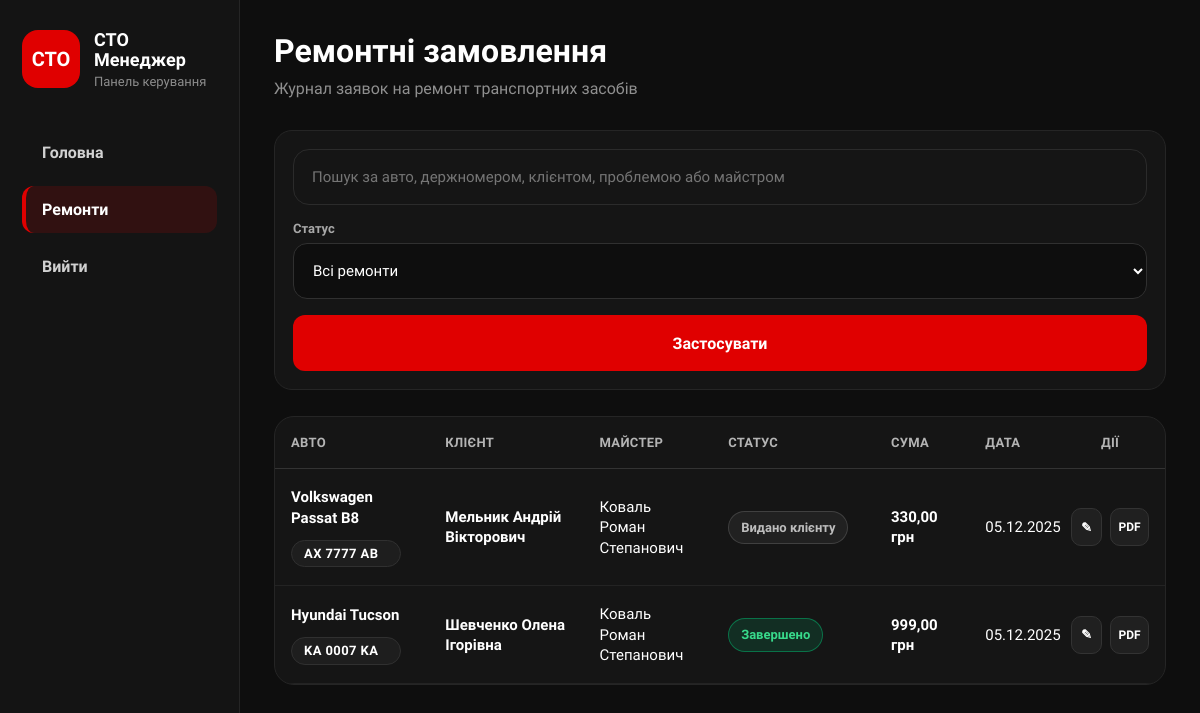
Page /repairs/list/ (signed in) on the earlier database version.
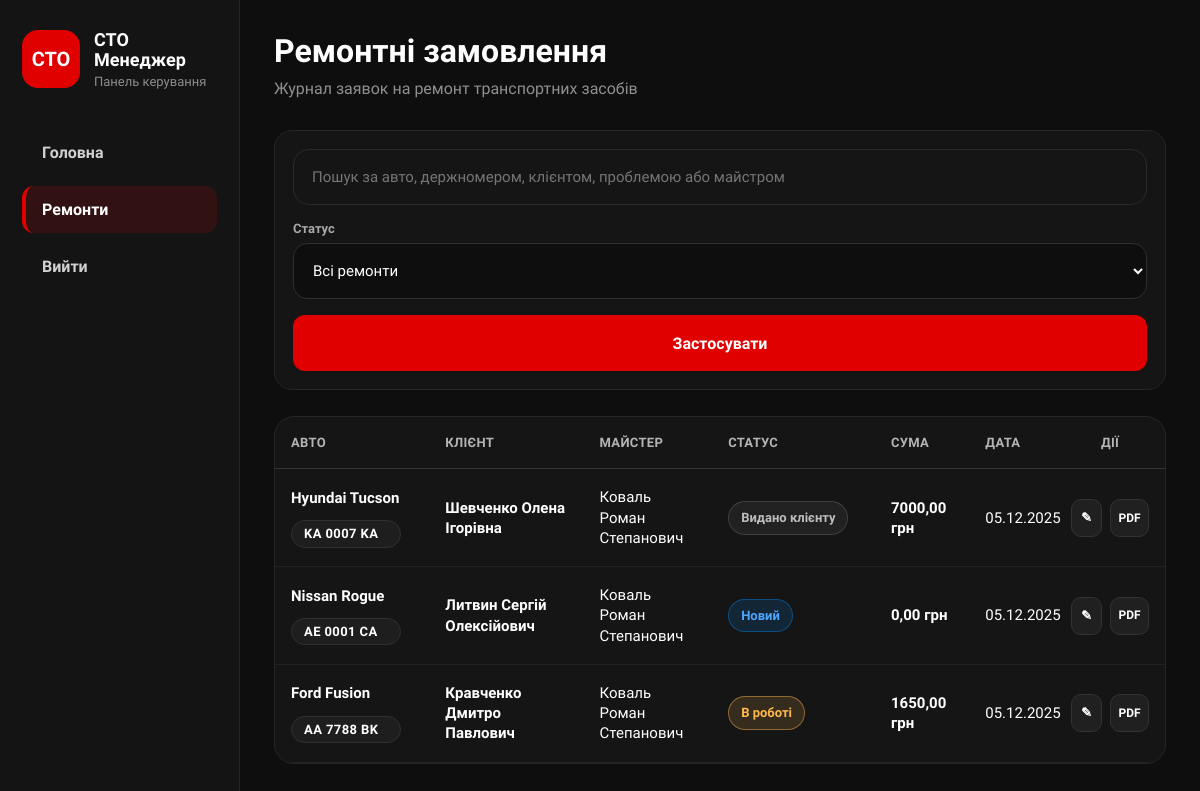
Same page on the later database version.
### repairs/models.py (models this page shows, shortened)
class Repair(models.Model):
    class Status(models.TextChoices):
        NEW = 'new', 'Новий'
        IN_PROGRESS = 'in_progress', 'В роботі'
        AWAITING_PARTS = 'awaiting_parts', 'Очікує запчастини'
        COMPLETED = 'completed', 'Завершено'
        ISSUED = 'issued', 'Видано клієнту'
        CANCELLED = 'cancelled', 'Скасовано'
    car = models.ForeignKey(
        Car,
        on_delete=models.CASCADE,
        related_name='repairs',
        verbose_name="Автомобіль"
    )
    problem_description = models.TextField(
        verbose_name="Опис несправності"
    )
    work_description = models.TextField(
        blank=True,
        verbose_name="Виконані роботи"
    )
    status = models.CharField(
        max_length=20,
        choices=Status.choices,
        default=Status.NEW,
        verbose_name="Статус ремонту"
    )
    master = models.ForeignKey(
        Master,
        on_delete=models.SET_NULL,
        null=True,
        blank=True,
        related_name='repairs',
        verbose_name="Майстер"
    )
    start_date = models.DateTimeField(
        auto_now_add=True,
        verbose_name="Дата прийому"
    )
    planned_end_date = models.DateField(
        null=True,
        blank=True,
        verbose_name="Планова дата завершення"
    )
    end_date = models.DateTimeField(
        null=True,
        blank=True,
        verbose_name="Фактична дата завершення"
    )
    labor_cost = models.DecimalField(
        max_digits=10,
        decimal_places=2,
        default=0,
        validators=[MinValueValidator(0)],
        verbose_name="Вартість робіт"
    )
    parts_cost = models.DecimalField(
        max_digits=10,
        decimal_places=2,
        default=0,
        validators=[MinValueValidator(0)],
        verbose_name="Вартість запчастин"
    )
    notes = models.TextField(
        blank=True,
        verbose_name="Примітки"
    )
    created_at = models.DateTimeField(
        auto_now_add=True,
        verbose_name="Дата створення"
    )
    updated_at = models.DateTimeField(
        auto_now=True,
        verbose_name="Дата оновлення"
    )
    @property
    def total_cost(self):
        return self.labor_cost + self.parts_cost
    class Meta:
        verbose_name = "Ремонтне замовлення"
        verbose_name_plural = "Ремонтні замовлення"
        ordering = ['-created_at']

### cars/models.py (models this page shows, shortened)
class Car(models.Model):
    class Transmission(models.TextChoices):
        MANUAL = 'manual', 'Механічна'
        AUTOMATIC = 'automatic', 'Автоматична'
        ROBOT = 'robot', 'Роботизована'
        VARIATOR = 'variator', 'Варіатор'
    class FuelType(models.TextChoices):
        PETROL = 'petrol', 'Бензин'
        DIESEL = 'diesel', 'Дизель'
        ELECTRIC = 'electric', 'Електро'
        HYBRID = 'hybrid', 'Гібрид'
        GAS = 'gas', 'Газ'
    owner = models.ForeignKey(
        Client,
        on_delete=models.CASCADE,
        related_name='cars',
        verbose_name="Власник",
        null=True,
        blank=True
    )
    make = models.CharField(
        max_length=100,
        verbose_name="Марка"
    )
    model_name = models.CharField(
        max_length=100,
        verbose_name="Модель"
    )
    license_plate = models.CharField(
        max_length=20,
        blank=True,
        verbose_name="Держномер"
    )
    vin = models.CharField(
        max_length=17,
        unique=True,
        verbose_name="VIN-код",
        validators=[MinLengthValidator(17)]
    )
    owner_name = models.CharField(
        max_length=100,
        verbose_name="ПІБ власника",
        blank=True
    )
    year = models.PositiveIntegerField(
        verbose_name="Рік випуску",
        validators=[
            MinValueValidator(1900),
            MaxValueValidator(datetime.date.today().year + 1)
        ],
        help_text="Використовуйте формат: <YYYY>"
    )
    color = models.CharField(
        max_length=50,
        verbose_name="Колір"
    )
    transmission = models.CharField(
        max_length=20,
        choices=Transmission.choices,
        default=Transmission.AUTOMATIC,
        verbose_name="Коробка передач"
    )
    fuel_type = models.CharField(
        max_length=20,
        choices=FuelType.choices,
        default=FuelType.PETROL,
        verbose_name="Тип пального"
    )
    mileage = models.PositiveIntegerField(
        default=0,
        verbose_name="Пробіг (км)"
    )
    engine_volume = models.DecimalField(
        max_digits=4,
        decimal_places=1,
        blank=True,
        null=True,
        verbose_name="Об'єм двигуна (л)"
    )
    description = models.TextField(
        blank=True,
        verbose_name="Опис"
    )
    main_image = models.ImageField(
        upload_to='cars/%Y/%m/',
        blank=True,
        null=True,
        verbose_name="Фото"
    )
    is_published = models.BooleanField(
        default=True,
        verbose_name="Опубліковано"
    )
    created_at = models.DateTimeField(
        auto_now_add=True,
        verbose_name="Дата додавання"
    )
    updated_at = models.DateTimeField(
        auto_now=True,
        verbose_name="Дата оновлення"
    )
    class Meta:
        verbose_name = "Автомобіль"
        verbose_name_plural = "Автомобілі"
        ordering = ['-created_at']

### clients/models.py (models this page shows, shortened)
class Client(models.Model):
    full_name = models.CharField(max_length=150, verbose_name="ПІБ")
    phone = models.CharField(max_length=20, unique=True, verbose_name="Телефон")
    email = models.EmailField(blank=True, null=True, verbose_name="Email")
    address = models.CharField(max_length=255, blank=True, null=True, verbose_name="Адреса")
    notes = models.TextField(blank=True, null=True, verbose_name="Примітки")
    created_at = models.DateTimeField(auto_now_add=True)
    class Meta:
        verbose_name = "Клієнт"
        verbose_name_plural = "Клієнти"
        ordering = ['full_name']

### masters/models.py (models this page shows, shortened)
class Master(models.Model):
    user = models.OneToOneField(
        User,
        on_delete=models.SET_NULL,
        null=True,
        blank=True,
        related_name='master_profile',
        verbose_name='Користувач'
    )
    full_name = models.CharField(
        max_length=100,
        verbose_name="ПІБ майстра"
    )
    phone = models.CharField(
        max_length=20,
        blank=True,
        verbose_name="Телефон"
    )
    specialization = models.CharField(
        max_length=100,
        blank=True,
        verbose_name="Спеціалізація"
    )
    is_active = models.BooleanField(
        default=True,
        verbose_name="Активний"
    )
    created_at = models.DateTimeField(
        auto_now_add=True,
        verbose_name="Дата додавання"
    )
    class Meta:
        verbose_name = "Майстер"
        verbose_name_plural = "Майстри"
        ordering = ['full_name']

### repairs/views.py (the view, shortened to what this page needs)
# urls.py: path('list/', views.repair_list_view, name='repair_list'),
@login_required
def repair_list_view(request):
    query = request.GET.get('q', '')
    status_filter = request.GET.get('status', '')
    repairs = Repair.objects.select_related(
        'car',
        'car__owner',
        'master'
    ).order_by('-created_at')
    if is_master(request.user) and not is_admin(request.user) and not is_manager(request.user):
        master_profile = get_master_profile(request.user)
        if master_profile:
            repairs = repairs.filter(master=master_profile)
        else:
            repairs = repairs.none()
    if status_filter:
        repairs = repairs.filter(status=status_filter)
    return render(request, 'repairs/repair_list.html', {
        'repairs': repairs,
        'query': query,
        'current_filter': status_filter,
        'status_choices': Repair.Status.choices,
        'is_admin': is_admin(request.user),
        'is_manager': is_manager(request.user),
        'is_master': is_master(request.user),
    })

### repairs/views.py (called while the page is built)
def is_admin(user):
    return user.is_superuser or user.groups.filter(name='Admin').exists()

def is_manager(user):
    return user.groups.filter(name='Manager').exists()

def is_master(user):
    return user.groups.filter(name='Master').exists()

def get_master_profile(user):
    try:
        return user.master_profile
    except Master.DoesNotExist:
        return None

### repairs/templates/repairs/repair_list.html (shortened to what this page needs)
{% extends 'base.html' %}
{% block content %}
<div class="page-header">
    <div>
        <h1>Ремонтні замовлення</h1>
        <p>Журнал заявок на ремонт транспортних засобів</p>
    </div>
</div>
<form method="get" class="repairs-toolbar">
    <div class="search-panel">
        <input
            type="text"
            name="q"
            value="{{ query }}"
            placeholder="Пошук за авто, держномером, клієнтом, проблемою або майстром"
            autocomplete="off"
        >
    </div>
    <div class="filter-group">
        <label>Статус</label>
        <select name="status">
            <option value="">Всі ремонти</option>
        </select>
    </div>
    <button type="submit" class="btn-primary">
        Застосувати
    </button>
</form>
<div class="table-card">
    <table class="data-table repairs-table">
        <thead>
            <tr>
                <th>Авто</th>
                <th>Клієнт</th>
                <th>Майстер</th>
                <th>Статус</th>
                <th>Сума</th>
                <th>Дата</th>
                <th>Дії</th>
            </tr>
        </thead>
        <tbody>
        {% for repair in repairs %}
            <tr>
                <td class="car-name-cell">
                    <a href="{% url 'car_detail' repair.car.id %}" class="car-link">
                        {{ repair.car.make }} {{ repair.car.model_name }}
                    </a>
                    {% if repair.car.license_plate %}
                        <br>
                        <span class="plate-badge">
                            {{ repair.car.license_plate }}
                        </span>
                    {% endif %}
                </td>
                <td class="owner-cell">
                    {% if repair.car.owner %}
                        <a href="{% url 'client_detail' repair.car.owner.id %}" class="client-link">
                            {{ repair.car.owner.full_name }}
                        </a>
                    {% elif repair.car.owner_name %}
                        {{ repair.car.owner_name }}
                    {% else %}
                        <span class="muted-text">Не вказано</span>
                    {% endif %}
                </td>
                <td>
                    {% if repair.master %}
                        {{ repair.master.full_name }}
                    {% else %}
                        <span class="danger-text">Не призначено</span>
                    {% endif %}
                </td>
                <td>
                    <span class="status-badge status-{{ repair.status }}">
                        {{ repair.get_status_display }}
                    </span>
                </td>
                <td>
                    <strong>{{ repair.total_cost }} грн</strong>
                </td>
                <td>
                    {{ repair.start_date|date:"d.m.Y" }}
                </td>
                <td>
                    <div class="actions-cell repair-actions">
                        <a href="{% url 'edit_repair' repair.id %}" class="row-action" title="Редагувати">
                            ✎
                        </a>
                        <a href="{% url 'repair_pdf' repair.id %}" class="row-action pdf-action" title="PDF чек">
                            PDF
                        </a>
                    </div>
                </td>
            </tr>
        {% empty %}
            <tr>
                <td colspan="7" class="empty-row">
                    Ремонтних замовлень ще немає
                </td>
            </tr>
        {% endfor %}
        </tbody>
    </table>
</div>
{% endblock %}

Differences in the rows shown:
no longer on this page (row edited): Repair: car.make "Volkswagen", car.model_name "Passat B8", car.license_plate "AX 7777 AB", car.owner.full_name "Мельник Андрій Вікторович", master.full_name "Коваль Роман Степанович", status "Видано клієнту", total_cost "330,00", start_date "05.12.2025"
changed Repair "Hyundai": status "Завершено" → "Видано клієнту"; total_cost "999,00" → "7000,00"
now on this page (row edited): Repair: car.make "Nissan", car.model_name "Rogue", car.license_plate "AE 0001 CA", car.owner.full_name "Литвин Сергій Олексійович", master.full_name "Коваль Роман Степанович", status "Новий", total_cost "0,00", start_date "05.12.2025"
now on this page (row edited): Repair: car.make "Ford", car.model_name "Fusion", car.license_plate "AA 7788 BK", car.owner.full_name "Кравченко Дмитро Павлович", master.full_name "Коваль Роман Степанович", status "В роботі", total_cost "1650,00", start_date "05.12.2025"
